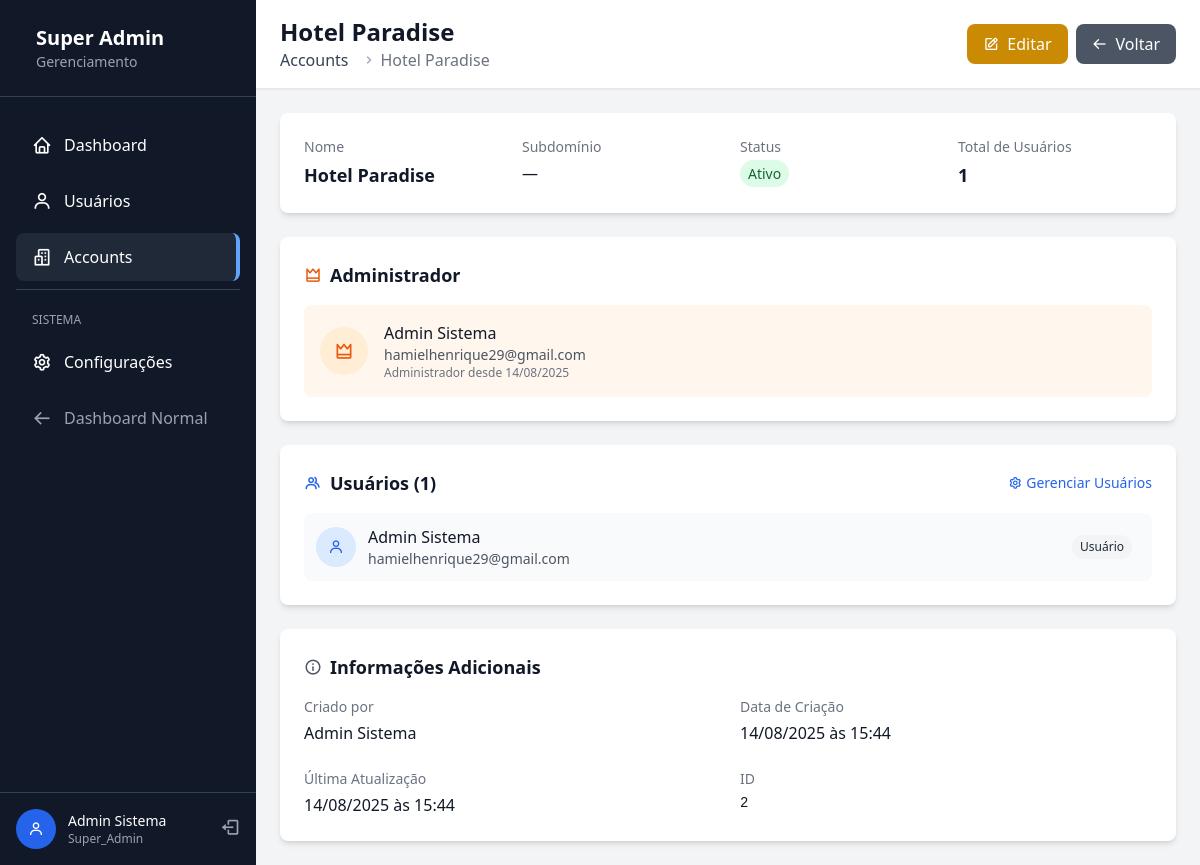
The page /super-admin/accounts/2 (signed in) on the database its author committed.
### app/models/user.py (models this page shows, shortened)
class User(UserMixin, db.Model):
    __tablename__ = 'users'
    id = db.Column(db.Integer, primary_key=True)
    email = db.Column(db.String(120), unique=True, nullable=False, index=True)
    password_hash = db.Column(db.String(128), nullable=False)
    first_name = db.Column(db.String(50), nullable=False)
    last_name = db.Column(db.String(50), nullable=False)
    theme_preference = db.Column(db.String(10), default='light')
    role = db.Column(db.Enum(UserRole), nullable=False, default=UserRole.USER)
    created_at = db.Column(db.DateTime, default=datetime.utcnow, nullable=False)
    updated_at = db.Column(db.DateTime, default=datetime.utcnow, onupdate=datetime.utcnow)
    last_login = db.Column(db.DateTime)
    accounts = db.relationship('Account',
                              secondary=user_accounts,
                              backref=db.backref('users', lazy='dynamic'),
                              lazy='dynamic')
    def get_full_name(self):
        return f"{self.first_name} {self.last_name}"
    def is_super_admin(self):
        return self.role == UserRole.SUPER_ADMIN
    def get_accessible_accounts(self):
        if self.is_super_admin():
            from .account import Account, AccountStatus
            return Account.query.filter(Account.status == AccountStatus.ACTIVE).all()
        else:
            return self.accounts.filter_by(is_active=True).all()

### app/models/account.py (models this page shows, shortened)
class Account(db.Model):
    __tablename__ = 'accounts'
    id = db.Column(db.Integer, primary_key=True)
    name = db.Column(db.String(100), nullable=False)
    subdomain = db.Column(db.String(50), unique=True, nullable=True, index=True)
    status = db.Column(db.Enum(AccountStatus), nullable=False, default=AccountStatus.ACTIVE)
    is_active = db.Column(db.Boolean, default=True, nullable=False)
    owner_id = db.Column(db.Integer, db.ForeignKey('users.id'), nullable=False)
    created_by = db.Column(db.Integer, db.ForeignKey('users.id'), nullable=False)
    created_at = db.Column(db.DateTime, default=datetime.utcnow, nullable=False)
    updated_at = db.Column(db.DateTime, default=datetime.utcnow, onupdate=datetime.utcnow)
    owner = db.relationship('User', foreign_keys=[owner_id], backref='owned_accounts')
    creator = db.relationship('User', foreign_keys=[created_by], backref='created_accounts')
    def get_user_count(self):
        return self.users.count()

### app/frontend/routes/super_admin/accounts.py (the view)
@accounts_bp.route('/<int:account_id>')
@super_admin_required
def view(account_id):
    account = Account.query.get_or_404(account_id)
    users = account.users.all()
    return render_template('super_admin/accounts/view.html',
                         account=account,
                         users=users)

### app/frontend/routes/super_admin/__init__.py (called while the page is built)
def super_admin_required(f):
    @wraps(f)
    @login_required
    def decorated_function(*args, **kwargs):
        if not current_user.is_authenticated:
            flash('Você precisa estar logado!', 'error')
            return redirect(url_for('auth.login'))
        if not current_user.is_super_admin():
            flash('Acesso negado! Área restrita para Super Admin.', 'error')
            return redirect(url_for('main.dashboard'))
        return f(*args, **kwargs)
    return decorated_function

### app/frontend/templates/super_admin/accounts/view.html (shortened to what this page needs)
{% extends "super_admin/base.html" %}
{% block page_title %}{{ account.name }}{% endblock %}
{% block breadcrumb %}
<nav class="flex" aria-label="Breadcrumb">
    <ol class="inline-flex items-center space-x-1 md:space-x-3">
        <li class="inline-flex items-center">
            <a href="{{ url_for('super_admin.accounts.index') }}" class="text-gray-700 hover:text-blue-600">
                Accounts
            </a>
        </li>
        <li>
            <div class="flex items-center">
                <i class='bx bx-chevron-right text-gray-400'></i>
                <span class="ml-1 text-gray-500">{{ account.name }}</span>
            </div>
        </li>
    </ol>
</nav>
{% endblock %}
{% block header_actions %}
<div class="flex space-x-2">
    <a href="{{ url_for('super_admin.accounts.edit', account_id=account.id) }}"
       class="bg-yellow-600 hover:bg-yellow-700 text-white px-4 py-2 rounded-lg flex items-center transition-colors">
        <i class='bx bx-edit mr-2'></i>
        Editar
    </a>
    <a href="{{ url_for('super_admin.accounts.index') }}"
       class="bg-gray-600 hover:bg-gray-700 text-white px-4 py-2 rounded-lg flex items-center transition-colors">
        <i class='bx bx-arrow-back mr-2'></i>
        Voltar
    </a>
</div>
{% endblock %}
{% block content %}
<div class="space-y-6">
    <div class="bg-white rounded-lg shadow-md p-6">
        <div class="grid grid-cols-1 md:grid-cols-2 lg:grid-cols-4 gap-6">
            <div>
                <label class="block text-sm font-medium text-gray-500 mb-1">Nome</label>
                <p class="text-lg font-semibold text-gray-900">{{ account.name }}</p>
            </div>
            <div>
                <label class="block text-sm font-medium text-gray-500 mb-1">Subdomínio</label>
                <p class="text-gray-900">{{ account.subdomain if account.subdomain else '—' }}</p>
            </div>
            <div>
                <label class="block text-sm font-medium text-gray-500 mb-1">Status</label>
                {% if account.status.value == 'active' %}
                    <span class="px-2 py-1 bg-green-100 text-green-800 text-sm rounded-full">Ativo</span>
                {% elif account.status.value == 'suspended' %}
                    <span class="px-2 py-1 bg-yellow-100 text-yellow-800 text-sm rounded-full">Suspenso</span>
                {% else %}
                    <span class="px-2 py-1 bg-red-100 text-red-800 text-sm rounded-full">Inativo</span>
                {% endif %}
            </div>
            <div>
                <label class="block text-sm font-medium text-gray-500 mb-1">Total de Usuários</label>
                <p class="text-lg font-semibold text-gray-900">{{ account.get_user_count() }}</p>
            </div>
        </div>
    </div>
    <div class="bg-white rounded-lg shadow-md p-6">
        <h3 class="text-lg font-semibold text-gray-900 mb-4 flex items-center">
            <i class='bx bx-crown text-orange-600 mr-2'></i>
            Administrador
        </h3>
        {% if account.owner %}
            <div class="flex items-center justify-between p-4 bg-orange-50 rounded-lg">
                <div class="flex items-center">
                    <div class="h-12 w-12 bg-orange-100 rounded-full flex items-center justify-center mr-4">
                        <i class='bx bx-crown text-orange-600 text-xl'></i>
                    </div>
                    <div>
                        <p class="font-medium text-gray-900">{{ account.owner.get_full_name() }}</p>
                        <p class="text-sm text-gray-600">{{ account.owner.email }}</p>
                        <p class="text-xs text-gray-500">
                            Administrador desde {{ account.created_at.strftime('%d/%m/%Y') if account.created_at else '—' }}
                        </p>
                    </div>
                </div>
            </div>
        {% endif %}
    </div>
    <div class="bg-white rounded-lg shadow-md p-6">
        <div class="flex items-center justify-between mb-4">
            <h3 class="text-lg font-semibold text-gray-900 flex items-center">
                <i class='bx bx-group text-blue-600 mr-2'></i>
                Usuários ({{ users|length }})
            </h3>
            <a href="{{ url_for('super_admin.accounts.manage_users', account_id=account.id) }}"
               class="text-blue-600 hover:text-blue-700 text-sm flex items-center">
                <i class='bx bx-cog mr-1'></i>
                Gerenciar Usuários
            </a>
        </div>
        {% if users %}
            <div class="space-y-3">
                {% for user in users[:5] %}
                <div class="flex items-center justify-between p-3 bg-gray-50 rounded-lg">
                    <div class="flex items-center">
                        <div class="h-10 w-10 bg-blue-100 rounded-full flex items-center justify-center mr-3">
                            <i class='bx bx-user text-blue-600'></i>
                        </div>
                        <div>
                            <p class="font-medium text-gray-900">{{ user.get_full_name() }}</p>
                            <p class="text-sm text-gray-600">{{ user.email }}</p>
                        </div>
                    </div>
                    <div class="flex items-center space-x-2">
                        {% if user.role.value == 'administrador' %}
                            <span class="px-2 py-1 bg-orange-100 text-orange-800 text-xs rounded-full">
                                <i class='bx bx-crown mr-1'></i>Admin
                            </span>
                        {% else %}
                            <span class="px-2 py-1 bg-gray-100 text-gray-800 text-xs rounded-full">
                                Usuário
                            </span>
                        {% endif %}
                    </div>
                </div>
                {% endfor %}
            </div>
        {% endif %}
    </div>
    <div class="bg-white rounded-lg shadow-md p-6">
        <h3 class="text-lg font-semibold text-gray-900 mb-4 flex items-center">
            <i class='bx bx-info-circle text-gray-600 mr-2'></i>
            Informações Adicionais
        </h3>
        <div class="grid grid-cols-1 md:grid-cols-2 gap-6">
            <div>
                <label class="block text-sm font-medium text-gray-500 mb-1">Criado por</label>
                <p class="text-gray-900">
                    {% if account.creator %}
                        {{ account.creator.get_full_name() }}
                    {% else %}
                        —
                    {% endif %}
                </p>
            </div>
            <div>
                <label class="block text-sm font-medium text-gray-500 mb-1">Data de Criação</label>
                <p class="text-gray-900">
                    {% if account.created_at %}
                        {{ account.created_at.strftime('%d/%m/%Y às %H:%M') }}
                    {% else %}
                        —
                    {% endif %}
                </p>
            </div>
            <div>
                <label class="block text-sm font-medium text-gray-500 mb-1">Última Atualização</label>
                <p class="text-gray-900">
                    {% if account.updated_at %}
                        {{ account.updated_at.strftime('%d/%m/%Y às %H:%M') }}
                    {% else %}
                        —
                    {% endif %}
                </p>
            </div>
            <div>
                <label class="block text-sm font-medium text-gray-500 mb-1">ID</label>
                <p class="text-gray-900 font-mono text-sm">{{ account.id }}</p>
            </div>
        </div>
    </div>
</div>
{% endblock %}

### app/frontend/templates/super_admin/base.html (shortened to what this page needs)
<!DOCTYPE html>
<html lang="pt-BR">
<head>
    <link href="{{ url_for('static', filename='css/style.css') }}" rel="stylesheet">
    <link href='https://unpkg.com/boxicons@2.1.4/css/boxicons.min.css' rel='stylesheet'>
</head>
<body class="bg-gray-100">
    <div class="flex h-screen">
        <div class="w-64 bg-gray-900 text-white flex flex-col">
            <div class="p-6 border-b border-gray-700">
                <div class="flex items-center">
                    <div>
                        <h1 class="text-xl font-bold">Super Admin</h1>
                        <p class="text-sm text-gray-400">Gerenciamento</p>
                    </div>
                </div>
            </div>
            <nav class="flex-1 py-6">
                <ul class="space-y-2 px-4">
                    <li>
                        <a href="{{ url_for('super_admin.dashboard') }}"
                           class="flex items-center py-3 px-4 rounded-lg hover:bg-gray-800 transition-colors
                           {% if request.endpoint == 'super_admin.dashboard' %}bg-gray-800 border-r-4 border-blue-400{% endif %}">
                            <i class='bx bx-home text-xl mr-3'></i>
                            <span>Dashboard</span>
                        </a>
                    </li>
                    <li>
                        <a href="{{ url_for('super_admin.users.index') }}"
                           class="flex items-center py-3 px-4 rounded-lg hover:bg-gray-800 transition-colors
                           {% if 'users' in request.endpoint %}bg-gray-800 border-r-4 border-blue-400{% endif %}">
                            <i class='bx bx-user text-xl mr-3'></i>
                            <span>Usuários</span>
                        </a>
                    </li>
                    <li>
                        <a href="{{ url_for('super_admin.accounts.index') }}"
                           class="flex items-center py-3 px-4 rounded-lg hover:bg-gray-800 transition-colors
                           {% if 'accounts' in request.endpoint %}bg-gray-800 border-r-4 border-blue-400{% endif %}">
                            <i class='bx bx-buildings text-xl mr-3'></i>
                            <span>Accounts</span>
                        </a>
                    </li>
                    <li class="border-t border-gray-700 pt-4 mt-4">
                        <span class="text-xs text-gray-400 px-4">SISTEMA</span>
                    </li>
                    <li>
                        <a href="#" class="flex items-center py-3 px-4 rounded-lg hover:bg-gray-800 transition-colors">
                            <i class='bx bx-cog text-xl mr-3'></i>
                            <span>Configurações</span>
                        </a>
                    </li>
                    <li>
                        <a href="{{ url_for('main.dashboard') }}"
                           class="flex items-center py-3 px-4 rounded-lg hover:bg-gray-800 transition-colors text-gray-400">
                            <i class='bx bx-arrow-back text-xl mr-3'></i>
                            <span>Dashboard Normal</span>
                        </a>
                    </li>
                </ul>
            </nav>
            <div class="p-4 border-t border-gray-700">
                <div class="flex items-center">
                    <div class="h-10 w-10 bg-blue-600 rounded-full flex items-center justify-center mr-3">
                        <i class='bx bx-user text-white'></i>
                    </div>
                    <div class="flex-1">
                        <p class="text-sm font-medium">{{ current_user.get_full_name() }}</p>
                        <p class="text-xs text-gray-400">{{ current_user.role.value.title() }}</p>
                    </div>
                    <a href="{{ url_for('auth.logout') }}" class="text-gray-400 hover:text-white">
                        <i class='bx bx-log-out text-xl'></i>
                    </a>
                </div>
            </div>
        </div>
        <div class="flex-1 flex flex-col overflow-hidden">
            <header class="bg-white shadow-sm border-b">
                <div class="flex items-center justify-between px-6 py-4">
                    <div>
                        <h2 class="text-2xl font-bold text-gray-900">
                            {% block page_title %}Super Admin{% endblock %}
                        </h2>
                        {% block breadcrumb %}{% endblock %}
                    </div>
                    <div class="flex items-center space-x-4">
                        {% block header_actions %}{% endblock %}
                    </div>
                </div>
            </header>
            <main class="flex-1 overflow-auto p-6">
                {% block content %}{% endblock %}
            </main>
        </div>
    </div>
</body>
</html>

### rows shown on the page
User: get_full_name "Admin Sistema", role.value "Super_Admin", owner.get_full_name "Admin Sistema", owner.email "hamielhenrique29@gmail.com", email "hamielhenrique29@gmail.com", shows "Usuário", creator.get_full_name "Admin Sistema"
Account: name "Hotel Paradise", subdomain "—", created_at "14/08/2025", created_at "14/08/2025 às 15:44", updated_at "14/08/2025 às 15:44", id "2"

### other values the page prints
{{ account.get_user_count() }} "1"
{{ users|length }} "1"
